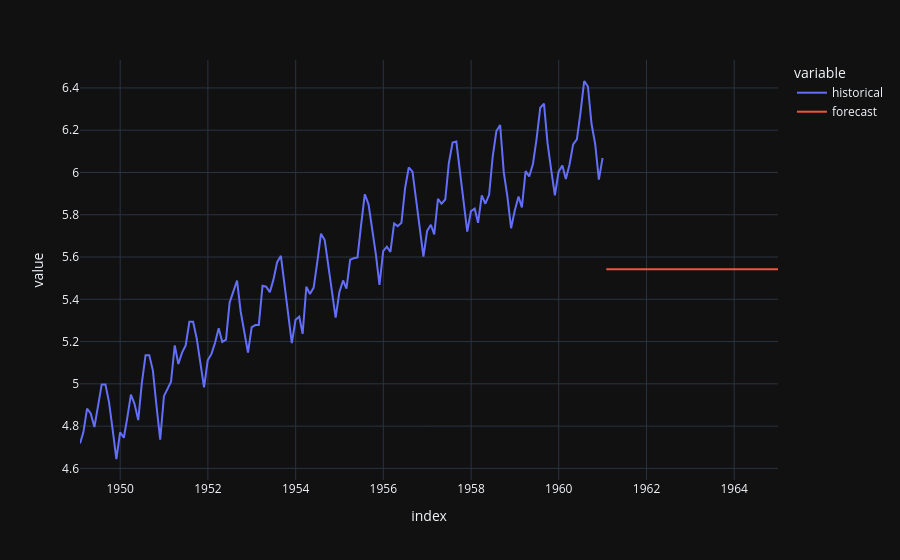

The cell this chart's notebook holds for it:
### Code cell
# En este caso, sin haber aplicado las configuraciones, el resultado del forecast es HORRIBLE!!

df_pred.plot(color='variable')

### Figure 1 — Plotly figure (JSON) as saved in the notebook; plotly's stock layout.template omitted (floating-point values rounded to 4 significant figures; data arrays with more than 128 entries replaced by an {"elided": "..."} marker saying what was removed)
{"data": [{"hovertemplate": "variable=historical<br>index=%{x}<br>value=%{y}<extra></extra>", "legendgroup": "historical", "line": {"color": "#636efa", "dash": "solid"}, "marker": {"symbol": "circle"}, "mode": "lines", "name": "historical", "orientation": "v", "showlegend": true, "type": "scatter", "x": {"elided": "192 str values"}, "xaxis": "x", "y": {"elided": "192 float values"}, "yaxis": "y"}, {"hovertemplate": "variable=forecast<br>index=%{x}<br>value=%{y}<extra></extra>", "legendgroup": "forecast", "line": {"color": "#EF553B", "dash": "solid"}, "marker": {"symbol": "circle"}, "mode": "lines", "name": "forecast", "orientation": "v", "showlegend": true, "type": "scatter", "x": {"elided": "192 str values"}, "xaxis": "x", "y": {"elided": "192 float values"}, "yaxis": "y"}], "layout": {"legend": {"title": {"text": "variable"}, "tracegroupgap": 0}, "margin": {"t": 60}, "xaxis": {"anchor": "y", "domain": [0, 1], "title": {"text": "index"}}, "yaxis": {"anchor": "x", "domain": [0, 1], "title": {"text": "value"}}}}
